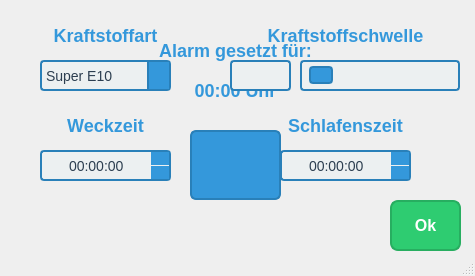
<?xml version="1.0" encoding="UTF-8"?>
<ui version="4.0">
 <class>MainWindow</class>
 <widget class="QMainWindow" name="MainWindow">
  <property name="geometry">
   <rect>
    <x>0</x>
    <y>0</y>
    <width>475</width>
    <height>276</height>
   </rect>
  </property>
  <property name="minimumSize">
   <size>
    <width>475</width>
    <height>250</height>
   </size>
  </property>
  <property name="maximumSize">
   <size>
    <width>475</width>
    <height>276</height>
   </size>
  </property>
  <property name="cursor">
   <cursorShape>ArrowCursor</cursorShape>
  </property>
  <property name="windowTitle">
   <string> </string>
  </property>
  <property name="windowIcon">
   <iconset>
    <normaloff>p_logo.png</normaloff>p_logo.png</iconset>
  </property>
  <property name="iconSize">
   <size>
    <width>16</width>
    <height>16</height>
   </size>
  </property>
  <widget class="QWidget" name="centralwidget">
   <widget class="QLabel" name="lb_select_fuel_type">
    <property name="geometry">
     <rect>
      <x>40</x>
      <y>20</y>
      <width>131</width>
      <height>31</height>
     </rect>
    </property>
    <property name="styleSheet">
     <string notr="true">QLabel {
    font-size: 18px;
    font-weight: bold;
    color: #3498db;
    padding: 4px;
    border: 1px solid transparent;
}

QLabel.headline {
    font-size: 24px;
    font-weight: bold;
    color: #3498db;
    padding: 8px;
    border: none;
    background-color: #f0f8ff;
    border-radius: 4px;
    margin-bottom: 12px;
}

QLabel.subheadline {
    font-size: 18px;
    font-weight: bold;
    color: #2c3e50;
    padding: 6px;
    border: none;
    margin-bottom: 8px;
}

QLabel:disabled {
    color: #7f8c8d;
}
</string>
    </property>
    <property name="text">
     <string>Kraftstoffart</string>
    </property>
    <property name="alignment">
     <set>Qt::AlignCenter</set>
    </property>
   </widget>
   <widget class="QLabel" name="lb_default_alarm_time">
    <property name="geometry">
     <rect>
      <x>40</x>
      <y>110</y>
      <width>131</width>
      <height>31</height>
     </rect>
    </property>
    <property name="styleSheet">
     <string notr="true">QLabel {
    font-size: 18px;
    font-weight: bold;
    color: #3498db;
    padding: 4px;
    border: 1px solid transparent;
}

QLabel.headline {
    font-size: 24px;
    font-weight: bold;
    color: #3498db;
    padding: 8px;
    border: none;
    background-color: #f0f8ff;
    border-radius: 4px;
    margin-bottom: 12px;
}

QLabel.subheadline {
    font-size: 18px;
    font-weight: bold;
    color: #2c3e50;
    padding: 6px;
    border: none;
    margin-bottom: 8px;
}

QLabel:disabled {
    color: #7f8c8d;
}
</string>
    </property>
    <property name="text">
     <string>Weckzeit</string>
    </property>
    <property name="alignment">
     <set>Qt::AlignCenter</set>
    </property>
   </widget>
   <widget class="QComboBox" name="cb_fuel_type">
    <property name="geometry">
     <rect>
      <x>40</x>
      <y>60</y>
      <width>131</width>
      <height>31</height>
     </rect>
    </property>
    <property name="cursor">
     <cursorShape>PointingHandCursor</cursorShape>
    </property>
    <property name="styleSheet">
     <string notr="true">QComboBox {
    font-size: 14px;
    color: #2c3e50;
    padding: 4px;
    border: 2px solid #2980b9;
    border-radius: 4px;
    background-color: #ecf0f1;
}

QComboBox::drop-down {
    width: 20px;
    border-left: 2px solid #2980b9;
    background-color: #3498db;
}

QComboBox::down-arrow {
    image: url(frontend/ui_templates/down_arrow.png);
    width: 12px;
    height: 12px;
}

QComboBox QAbstractItemView {
    border: 2px solid #2980b9;
    background-color: #ecf0f1;
    selection-background-color: #3498db;
    selection-color: white;
}

</string>
    </property>
    <item>
     <property name="text">
      <string comment="super_e10">Super E10</string>
     </property>
    </item>
    <item>
     <property name="text">
      <string>Super E5</string>
     </property>
    </item>
    <item>
     <property name="text">
      <string>Super Plus</string>
     </property>
    </item>
    <item>
     <property name="text">
      <string>Diesel</string>
     </property>
    </item>
    <item>
     <property name="text">
      <string>LKW Diesel</string>
     </property>
    </item>
    <item>
     <property name="text">
      <string>LPG</string>
     </property>
    </item>
   </widget>
   <widget class="QTimeEdit" name="te_default_alarm_time">
    <property name="geometry">
     <rect>
      <x>40</x>
      <y>150</y>
      <width>131</width>
      <height>31</height>
     </rect>
    </property>
    <property name="cursor">
     <cursorShape>PointingHandCursor</cursorShape>
    </property>
    <property name="styleSheet">
     <string notr="true">QTimeEdit {
    font-size: 14px;
    color: #2c3e50;
    padding: 4px;
    border: 2px solid #2980b9;
    border-radius: 4px;
    background-color: #ecf0f1;
}

QTimeEdit::up-button, QTimeEdit::down-button {
    width: 18px;
    border: none;
    background-color: #3498db;
}

QTimeEdit::up-arrow {
    width: 10px;
    height: 10px;
    image: url(frontend/ui_templates/up_arrow.png);
}

QTimeEdit::down-arrow {
    width: 10px;
    height: 10px;
    image: url(frontend/ui_templates/down_arrow.png);
}

QTimeEdit:hover {
    border-color: #3498db;
}
</string>
    </property>
    <property name="alignment">
     <set>Qt::AlignCenter</set>
    </property>
   </widget>
   <widget class="QTimeEdit" name="te_sleep_time">
    <property name="geometry">
     <rect>
      <x>280</x>
      <y>150</y>
      <width>131</width>
      <height>31</height>
     </rect>
    </property>
    <property name="cursor">
     <cursorShape>PointingHandCursor</cursorShape>
    </property>
    <property name="styleSheet">
     <string notr="true">QTimeEdit {
    font-size: 14px;
    color: #2c3e50;
    padding: 4px;
    border: 2px solid #2980b9;
    border-radius: 4px;
    background-color: #ecf0f1;
}

QTimeEdit::up-button, QTimeEdit::down-button {
    width: 18px;
    border: none;
    background-color: #3498db;
}

QTimeEdit::up-arrow {
    width: 10px;
    height: 10px;
    image: url(frontend/ui_templates/up_arrow.png);
}

QTimeEdit::down-arrow {
    width: 10px;
    height: 10px;
    image: url(frontend/ui_templates/down_arrow.png);
}

QTimeEdit:hover {
    border-color: #3498db;
}
</string>
    </property>
    <property name="alignment">
     <set>Qt::AlignCenter</set>
    </property>
   </widget>
   <widget class="QLabel" name="lb_sleep_time">
    <property name="geometry">
     <rect>
      <x>270</x>
      <y>110</y>
      <width>151</width>
      <height>31</height>
     </rect>
    </property>
    <property name="styleSheet">
     <string notr="true">QLabel {
    font-size: 18px;
    font-weight: bold;
    color: #3498db;
    padding: 4px;
    border: 1px solid transparent;
}

QLabel.headline {
    font-size: 24px;
    font-weight: bold;
    color: #3498db;
    padding: 8px;
    border: none;
    background-color: #f0f8ff;
    border-radius: 4px;
    margin-bottom: 12px;
}

QLabel.subheadline {
    font-size: 18px;
    font-weight: bold;
    color: #2c3e50;
    padding: 6px;
    border: none;
    margin-bottom: 8px;
}

QLabel:disabled {
    color: #7f8c8d;
}
</string>
    </property>
    <property name="text">
     <string>Schlafenszeit</string>
    </property>
    <property name="alignment">
     <set>Qt::AlignCenter</set>
    </property>
   </widget>
   <widget class="QLabel" name="lb_alarm_text">
    <property name="geometry">
     <rect>
      <x>0</x>
      <y>30</y>
      <width>471</width>
      <height>41</height>
     </rect>
    </property>
    <property name="styleSheet">
     <string notr="true">QLabel {
    font-size: 18px;
    font-weight: bold;
    color: #3498db;
    padding: 4px;
    border: 1px solid transparent;
}

QLabel.headline {
    font-size: 24px;
    font-weight: bold;
    color: #3498db;
    padding: 8px;
    border: none;
    background-color: #f0f8ff;
    border-radius: 4px;
    margin-bottom: 12px;
}

QLabel.subheadline {
    font-size: 18px;
    font-weight: bold;
    color: #2c3e50;
    padding: 6px;
    border: none;
    margin-bottom: 8px;
}

QLabel:disabled {
    color: #7f8c8d;
}
</string>
    </property>
    <property name="text">
     <string>Alarm gesetzt für:</string>
    </property>
    <property name="alignment">
     <set>Qt::AlignCenter</set>
    </property>
   </widget>
   <widget class="QPushButton" name="bt_speech_to_text">
    <property name="geometry">
     <rect>
      <x>190</x>
      <y>130</y>
      <width>91</width>
      <height>70</height>
     </rect>
    </property>
    <property name="cursor">
     <cursorShape>PointingHandCursor</cursorShape>
    </property>
    <property name="styleSheet">
     <string notr="true">QPushButton {
    font-size: 14px;
    color: transparent;
    padding: 8px 16px;
    border: 2px solid #2980b9;
    border-radius: 6px;
    background-color: #3498db;
    background-repeat: no-repeat;
    background-position: center;
    text-align: center;
    min-width: 50px;
    min-height: 50px;
}

QPushButton:hover {
    background-color: #2980b9;
    border-color: #2980b9;
}

QPushButton:pressed {
    background-color: #1f618d;
    border-color: #1f618d;
}
</string>
    </property>
    <property name="text">
     <string/>
    </property>
    <property name="icon">
     <iconset>
      <normaloff>microphone.png</normaloff>microphone.png</iconset>
    </property>
    <property name="iconSize">
     <size>
      <width>35</width>
      <height>35</height>
     </size>
    </property>
   </widget>
   <widget class="QLabel" name="lb_alarm">
    <property name="geometry">
     <rect>
      <x>0</x>
      <y>70</y>
      <width>471</width>
      <height>41</height>
     </rect>
    </property>
    <property name="styleSheet">
     <string notr="true">QLabel {
    font-size: 18px;
    font-weight: bold;
    color: #3498db;
    padding: 4px;
    border: 1px solid transparent;
}

QLabel.headline {
    font-size: 24px;
    font-weight: bold;
    color: #3498db;
    padding: 8px;
    border: none;
    background-color: #f0f8ff;
    border-radius: 4px;
    margin-bottom: 12px;
}

QLabel.subheadline {
    font-size: 18px;
    font-weight: bold;
    color: #2c3e50;
    padding: 6px;
    border: none;
    margin-bottom: 8px;
}

QLabel:disabled {
    color: #7f8c8d;
}
</string>
    </property>
    <property name="text">
     <string>00:00 Uhr</string>
    </property>
    <property name="alignment">
     <set>Qt::AlignCenter</set>
    </property>
   </widget>
   <widget class="QPushButton" name="bt_settings">
    <property name="geometry">
     <rect>
      <x>430</x>
      <y>10</y>
      <width>31</width>
      <height>31</height>
     </rect>
    </property>
    <property name="cursor">
     <cursorShape>PointingHandCursor</cursorShape>
    </property>
    <property name="styleSheet">
     <string notr="true">QPushButton {
    background: transparent;
    border: none;
}
QPushButton:hover {
	background-color: rgba(169, 169, 169, 100);
}</string>
    </property>
    <property name="text">
     <string/>
    </property>
    <property name="icon">
     <iconset>
      <normaloff>setting.png</normaloff>setting.png</iconset>
    </property>
    <property name="iconSize">
     <size>
      <width>28</width>
      <height>40</height>
     </size>
    </property>
   </widget>
   <widget class="QSlider" name="sl_fuel_threshold">
    <property name="geometry">
     <rect>
      <x>300</x>
      <y>60</y>
      <width>160</width>
      <height>31</height>
     </rect>
    </property>
    <property name="cursor">
     <cursorShape>PointingHandCursor</cursorShape>
    </property>
    <property name="styleSheet">
     <string notr="true">QSlider {
    background: #ecf0f1;
    border: 2px solid #2980b9;
    border-radius: 4px;
    height: 10px;
}

QSlider::handle:horizontal {
    background: #3498db;
    border: 2px solid #2980b9;
    border-radius: 4px;
    width: 20px;
    height: 20px;
    margin-top: -6px;
    margin-bottom: -6px;
}

QSlider::groove:horizontal {
    background: #ecf0f1;
    border: none;
    height: 6px;
    border-radius: 4px;
}

QSlider::handle:horizontal:hover {
    background: #2980b9;
}

QSlider::handle:horizontal:pressed {
    background: #1abc9c;
}</string>
    </property>
    <property name="minimum">
     <number>100</number>
    </property>
    <property name="maximum">
     <number>200</number>
    </property>
    <property name="singleStep">
     <number>5</number>
    </property>
    <property name="pageStep">
     <number>1</number>
    </property>
    <property name="value">
     <number>105</number>
    </property>
    <property name="orientation">
     <enum>Qt::Horizontal</enum>
    </property>
    <property name="tickInterval">
     <number>5</number>
    </property>
   </widget>
   <widget class="QLineEdit" name="le_fuel_threshold">
    <property name="geometry">
     <rect>
      <x>230</x>
      <y>60</y>
      <width>61</width>
      <height>31</height>
     </rect>
    </property>
    <property name="styleSheet">
     <string notr="true">QLineEdit {
    font-size: 14px;
    color: #2c3e50;
    padding: 4px;
    border: 2px solid #2980b9;
    border-radius: 4px;
    background-color: #ecf0f1;
}

QLineEdit:focus {
    border-color: #3498db;
    background-color: #ffffff;
}

QLineEdit::placeholder {
    color: #7f8c8d;
    font-style: italic;
}

QLineEdit {
    color: #2c3e50;
}

.error {
        border: 2px solid red;
        background-color: #f8d7da;
    }</string>
    </property>
   </widget>
   <widget class="QLabel" name="lb_select_fuel_threshold">
    <property name="geometry">
     <rect>
      <x>230</x>
      <y>20</y>
      <width>231</width>
      <height>31</height>
     </rect>
    </property>
    <property name="styleSheet">
     <string notr="true">QLabel {
    font-size: 18px;
    font-weight: bold;
    color: #3498db;
    padding: 4px;
    border: 1px solid transparent;
}

QLabel.headline {
    font-size: 24px;
    font-weight: bold;
    color: #3498db;
    padding: 8px;
    border: none;
    background-color: #f0f8ff;
    border-radius: 4px;
    margin-bottom: 12px;
}

QLabel.subheadline {
    font-size: 18px;
    font-weight: bold;
    color: #2c3e50;
    padding: 6px;
    border: none;
    margin-bottom: 8px;
}

QLabel:disabled {
    color: #7f8c8d;
}
</string>
    </property>
    <property name="text">
     <string>Kraftstoffschwelle</string>
    </property>
    <property name="alignment">
     <set>Qt::AlignCenter</set>
    </property>
   </widget>
   <widget class="QPushButton" name="bt_save_settings">
    <property name="geometry">
     <rect>
      <x>390</x>
      <y>200</y>
      <width>71</width>
      <height>51</height>
     </rect>
    </property>
    <property name="cursor">
     <cursorShape>PointingHandCursor</cursorShape>
    </property>
    <property name="styleSheet">
     <string notr="true">QPushButton {
    background-color: #2ecc71;
    color: white;
    border: 2px solid #27ae60;
    border-radius: 8px;
    padding: 10px 20px;
    font-size: 16px;
    font-weight: bold;
    text-align: center;
}

QPushButton:hover {
    background-color: #27ae60;
    border: 2px solid #1e8449;
    color: #ecf0f1;
}

QPushButton:pressed {
    background-color: #1e8449;
    border: 2px solid #1d6f43;
    color: #bdc3c7;
}

QPushButton:disabled {
    background-color: #bdc3c7;
    border: 2px solid #95a5a6;
    color: #7f8c8d;
}
</string>
    </property>
    <property name="text">
     <string>Ok</string>
    </property>
   </widget>
   <widget class="QLabel" name="lb_sound_wave_gif">
    <property name="geometry">
     <rect>
      <x>160</x>
      <y>210</y>
      <width>151</width>
      <height>41</height>
     </rect>
    </property>
    <property name="text">
     <string/>
    </property>
    <property name="alignment">
     <set>Qt::AlignCenter</set>
    </property>
   </widget>
  </widget>
  <widget class="QMenuBar" name="menubar">
   <property name="geometry">
    <rect>
     <x>0</x>
     <y>0</y>
     <width>475</width>
     <height>21</height>
    </rect>
   </property>
  </widget>
  <widget class="QStatusBar" name="statusbar"/>
 </widget>
 <resources/>
 <connections/>
</ui>
